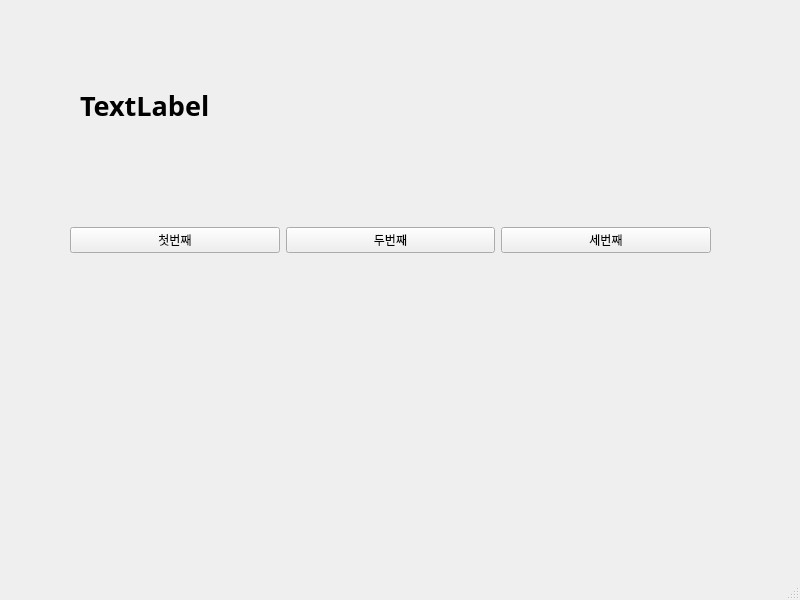
<?xml version="1.0" encoding="UTF-8"?>
<ui version="4.0">
 <class>MainWindow</class>
 <widget class="QMainWindow" name="MainWindow">
  <property name="geometry">
   <rect>
    <x>0</x>
    <y>0</y>
    <width>800</width>
    <height>600</height>
   </rect>
  </property>
  <property name="windowTitle">
   <string>MainWindow</string>
  </property>
  <widget class="QWidget" name="centralwidget">
   <widget class="QWidget" name="horizontalLayoutWidget">
    <property name="geometry">
     <rect>
      <x>70</x>
      <y>160</y>
      <width>641</width>
      <height>161</height>
     </rect>
    </property>
    <layout class="QHBoxLayout" name="horizontalLayout">
     <item>
      <widget class="QPushButton" name="pushButton">
       <property name="text">
        <string>첫번째</string>
       </property>
      </widget>
     </item>
     <item>
      <widget class="QPushButton" name="pushButton_2">
       <property name="text">
        <string>두번째</string>
       </property>
      </widget>
     </item>
     <item>
      <widget class="QPushButton" name="pushButton_3">
       <property name="text">
        <string>세번째</string>
       </property>
      </widget>
     </item>
    </layout>
   </widget>
   <widget class="QLabel" name="label">
    <property name="geometry">
     <rect>
      <x>80</x>
      <y>80</y>
      <width>621</width>
      <height>51</height>
     </rect>
    </property>
    <property name="font">
     <font>
      <family>맑은 고딕</family>
      <pointsize>20</pointsize>
      <weight>75</weight>
      <bold>true</bold>
     </font>
    </property>
    <property name="text">
     <string>TextLabel</string>
    </property>
   </widget>
  </widget>
  <widget class="QMenuBar" name="menubar">
   <property name="geometry">
    <rect>
     <x>0</x>
     <y>0</y>
     <width>800</width>
     <height>26</height>
    </rect>
   </property>
  </widget>
  <widget class="QStatusBar" name="statusbar"/>
 </widget>
 <resources/>
 <connections>
  <connection>
   <sender>pushButton</sender>
   <signal>clicked()</signal>
   <receiver>MainWindow</receiver>
   <slot>firstClick()</slot>
   <hints>
    <hint type="sourcelabel">
     <x>170</x>
     <y>256</y>
    </hint>
    <hint type="destinationlabel">
     <x>222</x>
     <y>326</y>
    </hint>
   </hints>
  </connection>
  <connection>
   <sender>pushButton_2</sender>
   <signal>clicked()</signal>
   <receiver>MainWindow</receiver>
   <slot>secondClick()</slot>
   <hints>
    <hint type="sourcelabel">
     <x>358</x>
     <y>264</y>
    </hint>
    <hint type="destinationlabel">
     <x>412</x>
     <y>332</y>
    </hint>
   </hints>
  </connection>
  <connection>
   <sender>pushButton_3</sender>
   <signal>clicked()</signal>
   <receiver>MainWindow</receiver>
   <slot>thirdClick()</slot>
   <hints>
    <hint type="sourcelabel">
     <x>600</x>
     <y>264</y>
    </hint>
    <hint type="destinationlabel">
     <x>655</x>
     <y>317</y>
    </hint>
   </hints>
  </connection>
 </connections>
 <slots>
  <slot>firstClick()</slot>
  <slot>secondClick()</slot>
  <slot>thirdClick()</slot>
 </slots>
</ui>
